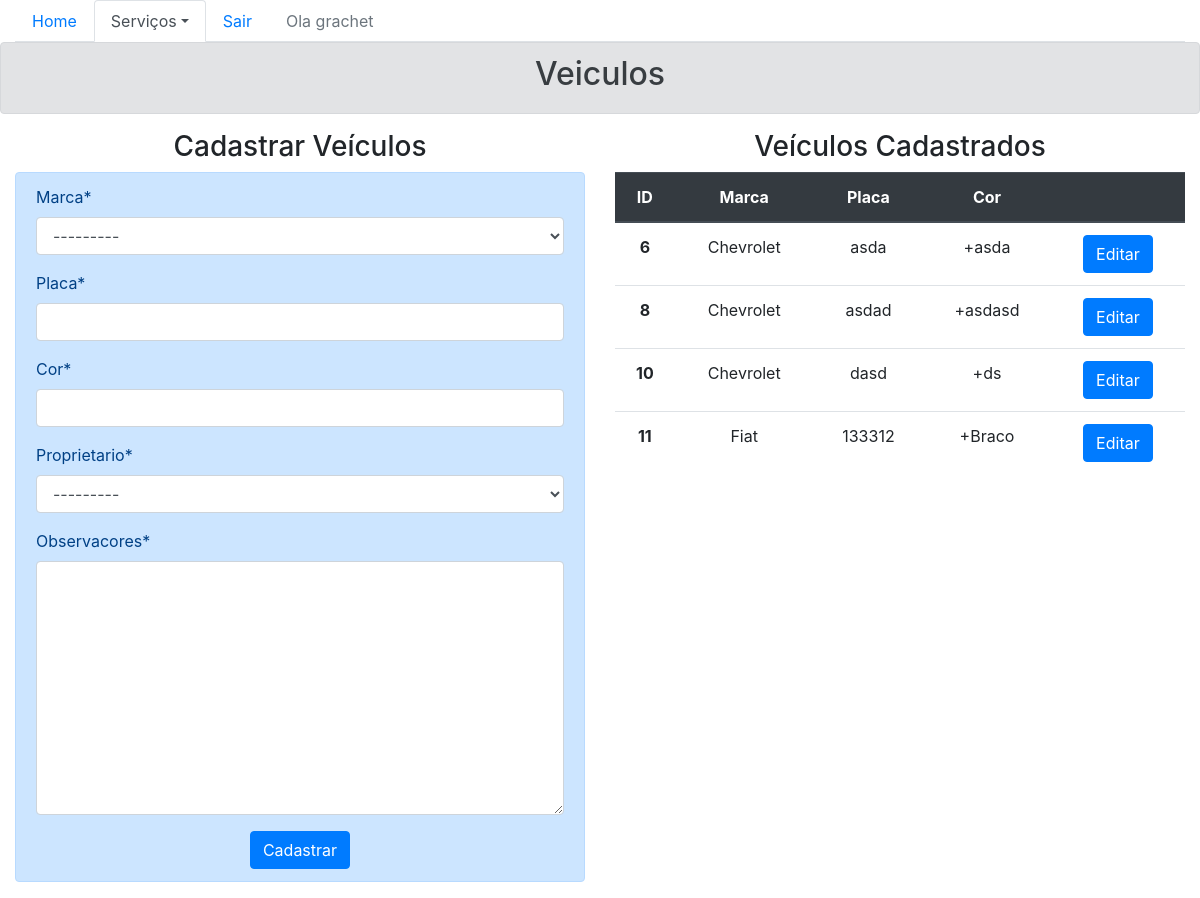
Page /sistema/veiculos/ (signed in) on the committed database.
### core/models.py (models this page shows, shortened)
class Veiculo(models.Model):
    marca = models.ForeignKey(Marca, on_delete=models.CASCADE)
    placa = models.CharField(max_length=7)
    cor = models.CharField(max_length=15)
    proprietario = models.ForeignKey(Pessoa, on_delete=models.CASCADE)
    observacores = models.TextField()

class Marca(models.Model):
    nome = models.CharField(max_length=50)
    def __str__(self):
        return self.nome

### core/views.py (the view)
# urls.py: path('veiculos/', lista_veiculos, name='core_lista_veiculos'),
@login_required
def lista_veiculos(request):
    veiculos = Veiculo.objects.all()
    form = VeiculoForm()
    data = {'veiculos': veiculos, 'form': form}
    return render(request, 'core/lista_veiculos.html', data)

### core/forms.py
class VeiculoForm(ModelForm):
    class Meta:
        model = Veiculo
        fields = '__all__'

### core/models.py (called while the page is built)
    def __str__(self):
        return self.nome

### core/templates/core/lista_veiculos.html (shortened to what this page needs)
{% extends "base.html" %}
{% load crispy_forms_tags %}
{% block menu %}
<ul class="nav nav-tabs">
    <li class="nav-item">
        <a class="nav-link" href="{% url 'core_home' %}">Home</a>
    </li>
    <li class="nav-item dropdown">
        <a class="nav-link dropdown-toggle active" data-toggle="dropdown" href="#" role="button" aria-haspopup="true" aria-expanded="false">Serviços</a>
    </li>
    {% if user.is_authenticated %}
    <li class="nav-item">
        <a class="nav-link" href="{% url 'logout' %}">Sair</a>
    </li>
    <li class="nav-item">
        <a class="nav-link disabled" href="#">Ola {{ user }}</a>
    </li>
    {% else %}
        <li class="nav-item">
        <a class="nav-link" href="{% url 'login' %}">Login</a>
    </li>
    {% endif %}
</ul>
{% endblock %}
{% block main %}
    <div class="row">
        <div class="col-sm-12 text-center alert alert-secondary">
            <h2>Veiculos</h2>
        </div>
    </div>
    <div class="row">
        <div class="col-sm-6">
            <div class="col-sm-12 text-center">
                <h3>Cadastrar Veículos</h3>
            </div>
            <form action="{% url 'core_criar_veiculos' %}" method="POST" class="alert alert-primary">
                {{ form|crispy }}
                <div class="col-sm12 text-center">
                    <button type="submit" class="btn btn-primary">Cadastrar</button>
                </div>
            </form>
        </div>
    <div class="col-sm-6 text-center">
        <div class="col-sm-12">
            <h3>Veículos Cadastrados</h3>
        </div>
        <table class="table">
                <thead class="thead-dark">
                  <tr>
                    <th scope="col">ID</th>
                    <th scope="col">Marca</th>
                    <th scope="col">Placa</th>
                    <th scope="col">Cor</th>
                    <th scope="col"></th>
                  </tr>
                </thead>
                <tbody>
                {% for veiculo in veiculos %}
                        <tr>
                            <th scope="row">{{ veiculo.id }}</th>
                            <td>{{ veiculo.marca }}</td>
                            <td>{{ veiculo.placa }}</td>
                            <td>+{{ veiculo.cor }}</td>
                            <td>
                                <a href="{% url 'core_update_veiculos' veiculo.id %}">
                                <button class="btn btn-primary">
                                    Editar
                                </button>
                            </a>
                            </td>
                        </tr>
                {% endfor %}
                </tbody>
              </table>
    </div>
{% endblock main %}

### rows in the picture
Veiculo: id "6", marca "Chevrolet", placa "asda", cor "asda"
Veiculo: id "8", marca "Chevrolet", placa "asdad", cor "asdasd"
Veiculo: id "10", marca "Chevrolet", placa "dasd", cor "ds"
Veiculo: id "11", marca "Fiat", placa "133312", cor "Braco"

### other values in the picture
{{ user }} "grachet"
